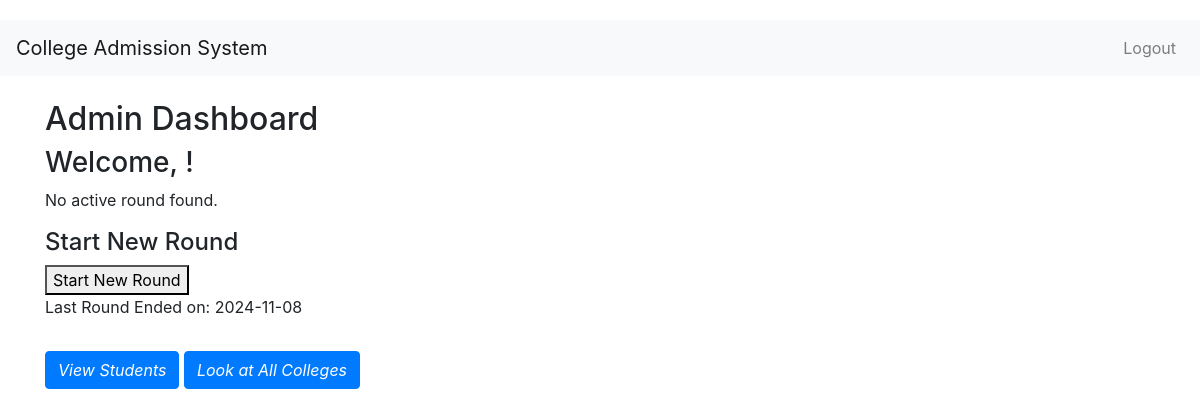
Before: /admin/dashboard with the older database file.
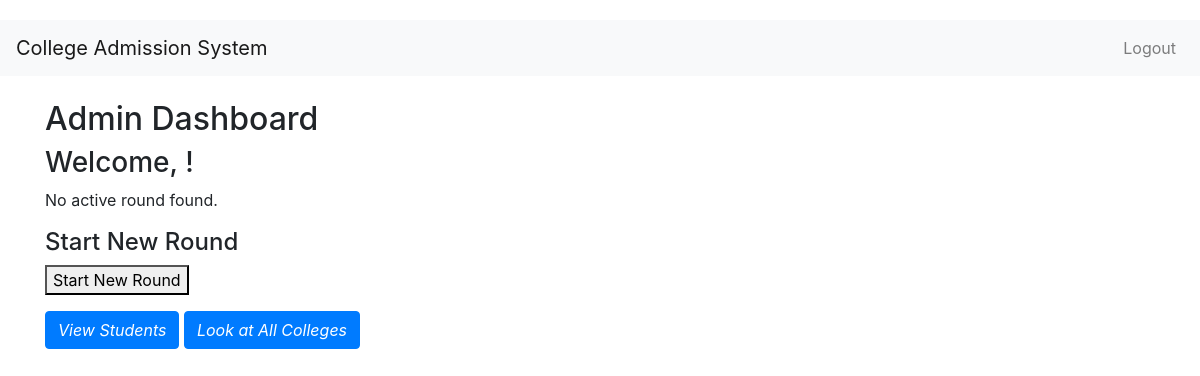
After: the same page with the newer database file.
### controllers/model.py (models this page shows)
class Round(db.Model):
    _tablename_ = 'round'
    round_id = db.Column(db.Integer, primary_key=True)
    start_date = db.Column(db.Date, nullable=False)
    end_date = db.Column(db.Date, nullable=True)
    is_active = db.Column(db.Boolean, nullable=False, default=False)
    student_allotments = db.relationship('StudentAllotment', back_populates='round')

### controllers/routes.py (the view)
@main.route('/admin/dashboard')
def admin_dashboard():
    current_user_id = session.get('user_id')
    admin = Admin.query.get(current_user_id)
    active_round = Round.query.filter_by(is_active=True).first()
    latest_round = Round.query.order_by(Round.round_id.desc()).first()
    return render_template('admin_dashboard.html',admin=admin,active_round=active_round,
                           latest_round=latest_round)

### templates/admin_dashboard.html (shortened to what this page needs)
{% extends "base.html" %}
{% block content %}
    <h2>Admin Dashboard</h2>
    <h3>Welcome, {{ admin.username }}!</h3>
    {% if active_round %}
        <p>Current Active Round ID: {{ active_round.round_id }}</p>
        <p>Started on: {{ active_round.start_date }}</p>
        <h4>End Current Round</h4>
        <form action="{{ url_for('main.end_round', round_id=active_round.round_id) }}" method="post">
            <button type="submit">End Current Round</button>
        </form>
    {% else %}
        <p>No active round found.</p>
        <h4>Start New Round</h4>
        <form action="{{ url_for('main.add_round') }}" method="post">
            <button type="submit">Start New Round</button>
        </form>
    {% endif %}
    {% if latest_round and not active_round %}
        <p>Last Round Ended on: {{ latest_round.end_date }}</p>
    {% endif %}
     <a href="{{ url_for('main.view_students') }}" class="btn btn-primary mt-3">View Students</a>
     <a href="{{ url_for('main.view_colleges') }}" class="btn btn-primary mt-3">Look at All Colleges</a>
{% endblock %}

### templates/base.html (shortened to what this page needs)
<!DOCTYPE html>
<html lang="en">
<head>
    <link rel="stylesheet" href="{{ url_for('static', filename='css/style.css') }}">
    <link rel="stylesheet" href="https://stackpath.bootstrapcdn.com/bootstrap/4.5.2/css/bootstrap.min.css">
</head>
<body>
    <nav class="navbar navbar-expand-lg navbar-light bg-light">
        <a class="navbar-brand" href="/">College Admission System</a>
        <div class="collapse navbar-collapse">
            <ul class="navbar-nav ml-auto">
                <li class="nav-item">
                    <a class="nav-link" href="{{ url_for('main.logout') }}">Logout</a>
                </li>
            </ul>
        </div>
    </nav>
    <div class="container mt-4">
        {% block content %}{% endblock %}
    </div>
</body>
</html>

### static/style.css (style rules this page uses)
.btn { padding: 10px 40px; background-color: #236B8E; color: #FFFFFF; font-style: oblique; font-weight: bold; border-radius: 10px; }
::placeholder { color: #FFFFFF; opacity: 1; font-style: oblique; font-weight: bold; }
body { padding-top: 20px; }

Changed rows visible on the page:
removed Round: end_date "2024-11-08"
Other visible differences:
text no longer shown: "Last Round Ended on:"
